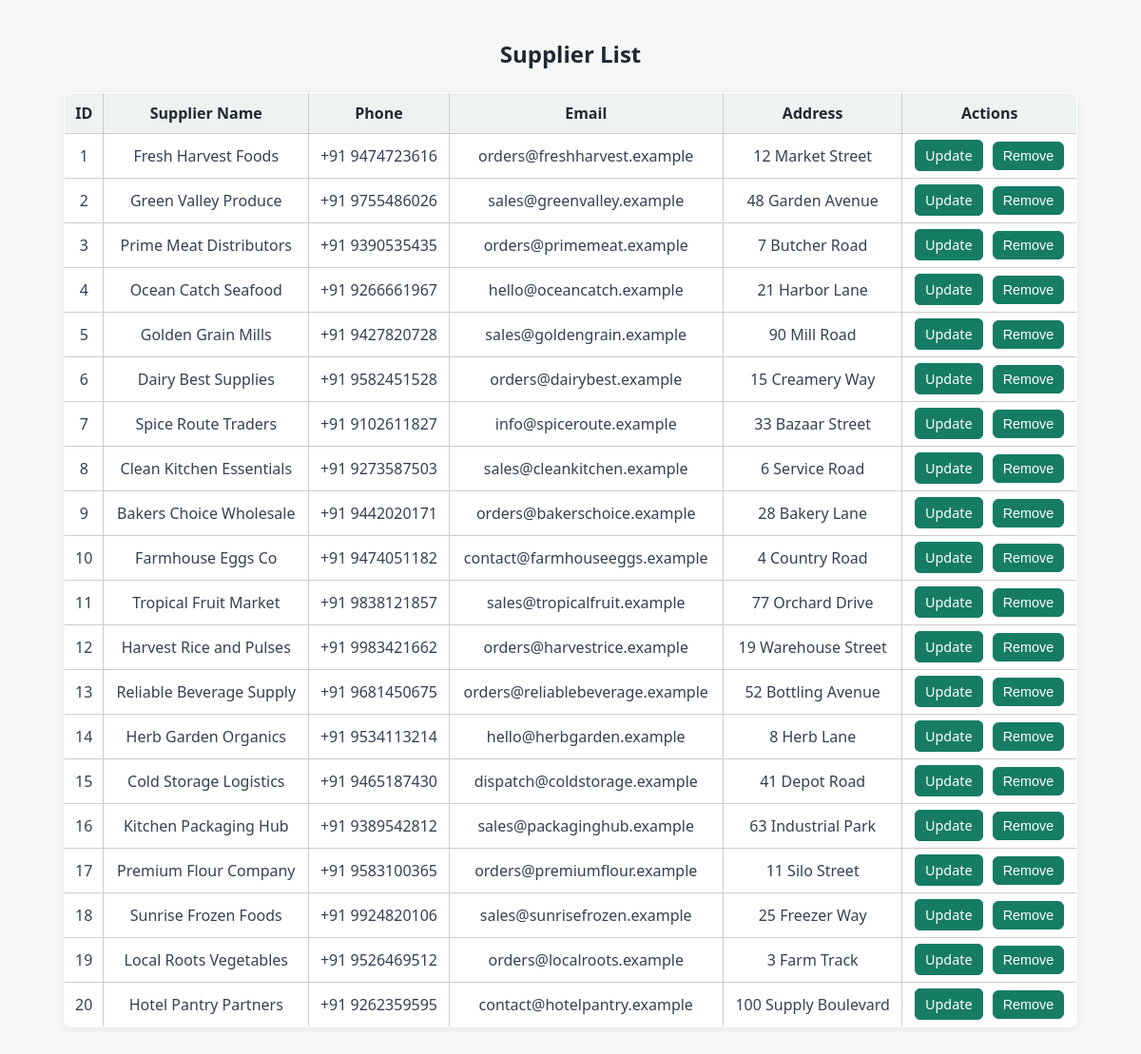
The app's page /admin/view_suppliers.php (signed in) with its own data.
### tables this page shows
CREATE TABLE `suppliers` (
  `id` int(11) NOT NULL AUTO_INCREMENT,
  `supplier_name` varchar(150) NOT NULL,
  `phone` varchar(50) DEFAULT NULL,
  `email` varchar(190) DEFAULT NULL,
  `address` varchar(255) DEFAULT NULL,
  PRIMARY KEY (`id`)
);

### admin/view_suppliers.php (the view, shortened to what this page needs)
<?php
include(__DIR__ . "/../config/db.php");
$sql = "SELECT * FROM suppliers";
$result = $conn->query($sql);
?>
<!DOCTYPE html>
<html>
<head>
</head>
<body>
    <div class="container">
        <h2>Supplier List</h2>
        <table>
            <tr>
                <th>ID</th>
                <th>Supplier Name</th>
                <th>Phone</th>
                <th>Email</th>
                <th>Address</th>
                <th>Actions</th>
            </tr>
            <?php
            if ($result->num_rows > 0) {
                while ($row = $result->fetch_assoc()) {
                    echo "<tr>
                        <td>" . (int)$row['id'] . "</td>
                        <td>" . htmlspecialchars($row['supplier_name']) . "</td>
                        <td>" . htmlspecialchars($row['phone'] ?? '') . "</td>
                        <td>" . htmlspecialchars($row['email'] ?? '') . "</td>
                        <td>" . htmlspecialchars($row['address'] ?? '') . "</td>
                        <td>
                            <a href=\"edit_supplier.php?id=" . (int)$row['id'] . "\">Update</a>
                            <form method=\"POST\" action=\"delete_supplier.php\" style=\"display:inline;\" onsubmit=\"return confirm('Remove this supplier?');\">
                                <input type=\"hidden\" name=\"id\" value=\"" . (int)$row['id'] . "\">
                                <button type=\"submit\" name=\"delete_supplier\">Remove</button>
                            </form>
                        </td>
                      </tr>";
                }
            } else {
                echo "<tr><td colspan='6'>No suppliers found</td></tr>";
            }
            ?>
        </table>
    </div>
</body>
</html>

### admin/view_suppliers.php (style rules this page uses)
body { font-family: Arial; background-color: #f4f6f9; }
.container { width: 90%; margin: 40px auto; }
h2 { text-align: center; }
table { width: 100%; border-collapse: collapse; background: white; }
table, th, td { border: 1px solid #ccc; }
th { background-color: #178422; color: white; padding: 10px; }
td { padding: 8px; text-align: center; }
body { background: #f6f8f7; color: #1f2933; font-family: "Segoe UI", Tahoma, sans-serif; }
.container { max-width: 1100px; }
h2 { color: #1f2933; margin-bottom: 24px; }
table { border: 1px solid #d9e2de; border-radius: 8px; box-shadow: 0 2px 8px rgba(31, 41, 51, 0.08); overflow: hidden; }
th { background: #eef3f1; color: #1f2933; font-weight: 600; }
td { color: #344054; }
a, button { border: 1px solid #167c66; border-radius: 6px; padding: 6px 10px; background: #167c66; color: white; cursor: pointer; font-size: 0.9rem; text-decoration: none; }
form { margin-left: 6px; }

### records on screen
suppliers: id "1", supplier_name "Fresh Harvest Foods", phone "+91 9474723616", email "orders@freshharvest.example", address "12 Market Street"
suppliers: id "2", supplier_name "Green Valley Produce", phone "+91 9755486026", email "sales@greenvalley.example", address "48 Garden Avenue"
suppliers: id "3", supplier_name "Prime Meat Distributors", phone "+91 9390535435", email "orders@primemeat.example", address "7 Butcher Road"
suppliers: id "4", supplier_name "Ocean Catch Seafood", phone "+91 9266661967", email "hello@oceancatch.example", address "21 Harbor Lane"
suppliers: id "5", supplier_name "Golden Grain Mills", phone "+91 9427820728", email "sales@goldengrain.example", address "90 Mill Road"
suppliers: id "6", supplier_name "Dairy Best Supplies", phone "+91 9582451528", email "orders@dairybest.example", address "15 Creamery Way"
suppliers: id "7", supplier_name "Spice Route Traders", phone "+91 9102611827", email "info@spiceroute.example", address "33 Bazaar Street"
suppliers: id "8", supplier_name "Clean Kitchen Essentials", phone "+91 9273587503", email "sales@cleankitchen.example", address "6 Service Road"
suppliers: id "9", supplier_name "Bakers Choice Wholesale", phone "+91 9442020171", email "orders@bakerschoice.example", address "28 Bakery Lane"
suppliers: id "10", supplier_name "Farmhouse Eggs Co", phone "+91 9474051182", email "contact@farmhouseeggs.example", address "4 Country Road"
suppliers: id "11", supplier_name "Tropical Fruit Market", phone "+91 9838121857", email "sales@tropicalfruit.example", address "77 Orchard Drive"
suppliers: id "12", supplier_name "Harvest Rice and Pulses", phone "+91 9983421662", email "orders@harvestrice.example", address "19 Warehouse Street"
suppliers: id "13", supplier_name "Reliable Beverage Supply", phone "+91 9681450675", email "orders@reliablebeverage.example", address "52 Bottling Avenue"
suppliers: id "14", supplier_name "Herb Garden Organics", phone "+91 9534113214", email "hello@herbgarden.example", address "8 Herb Lane"
suppliers: id "15", supplier_name "Cold Storage Logistics", phone "+91 9465187430", email "dispatch@coldstorage.example", address "41 Depot Road"
suppliers: id "16", supplier_name "Kitchen Packaging Hub", phone "+91 9389542812", email "sales@packaginghub.example", address "63 Industrial Park"
suppliers: id "17", supplier_name "Premium Flour Company", phone "+91 9583100365", email "orders@premiumflour.example", address "11 Silo Street"
suppliers: id "18", supplier_name "Sunrise Frozen Foods", phone "+91 9924820106", email "sales@sunrisefrozen.example", address "25 Freezer Way"
suppliers: id "19", supplier_name "Local Roots Vegetables", phone "+91 9526469512", email "orders@localroots.example", address "3 Farm Track"
suppliers: id "20", supplier_name "Hotel Pantry Partners", phone "+91 9262359595", email "contact@hotelpantry.example", address "100 Supply Boulevard"
